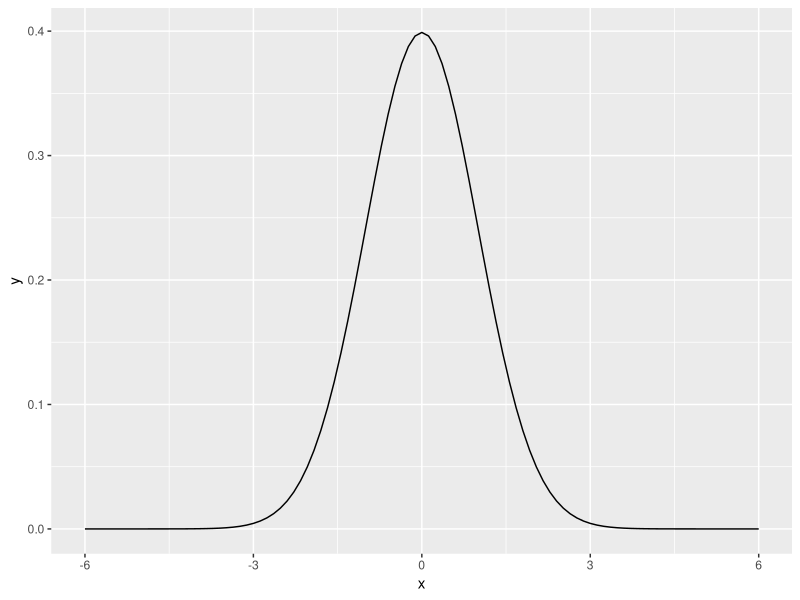
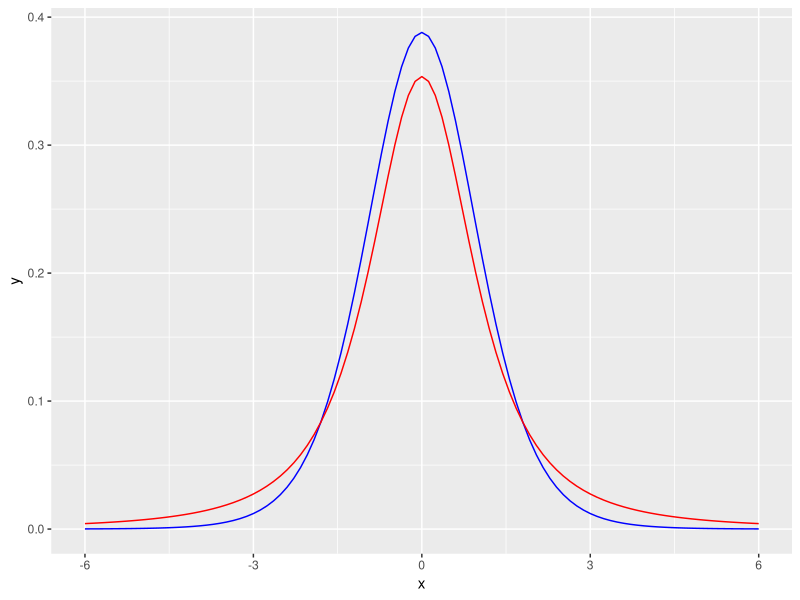
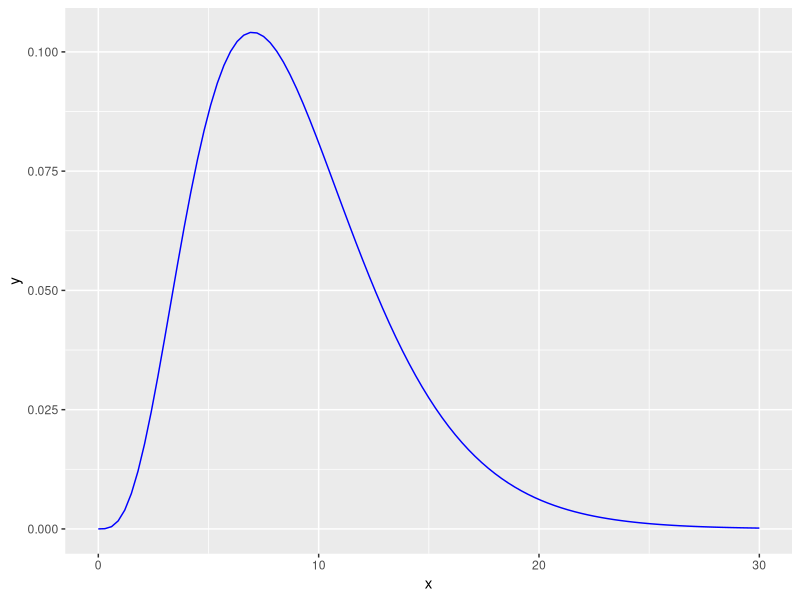
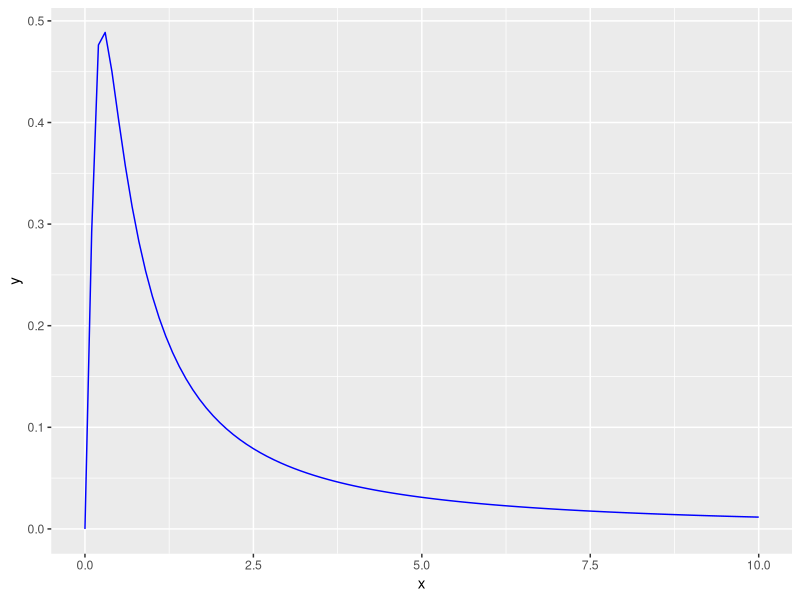

Write the R code that produced these figures, in order.
## ---- chunk 1
library(tidyverse)
## ---- chunk 2
tibble(x = c(-6, 6)) |> 
  ggplot(aes(x)) +
  stat_function(fun = dnorm, args = list(mean = 0, sd = 1))
## ---- chunk 3
tibble(x = c(-6, 6)) |> 
  ggplot(aes(x)) +
  stat_function(fun = dt, args = list(df = 9), color = "blue") +
  stat_function(fun = dt, args = list(df = 2), color = "red")
## ---- chunk 4
tibble(x = c(0, 30)) |> 
  ggplot(aes(x)) +
  stat_function(fun = dchisq, args = list(df = 9), color = "blue")
## ---- chunk 5
tibble(x = c(0, 10)) |> 
  ggplot(aes(x)) +
  stat_function(fun = df, args = list(df1 = 9, df2 = 1), color = "blue")
